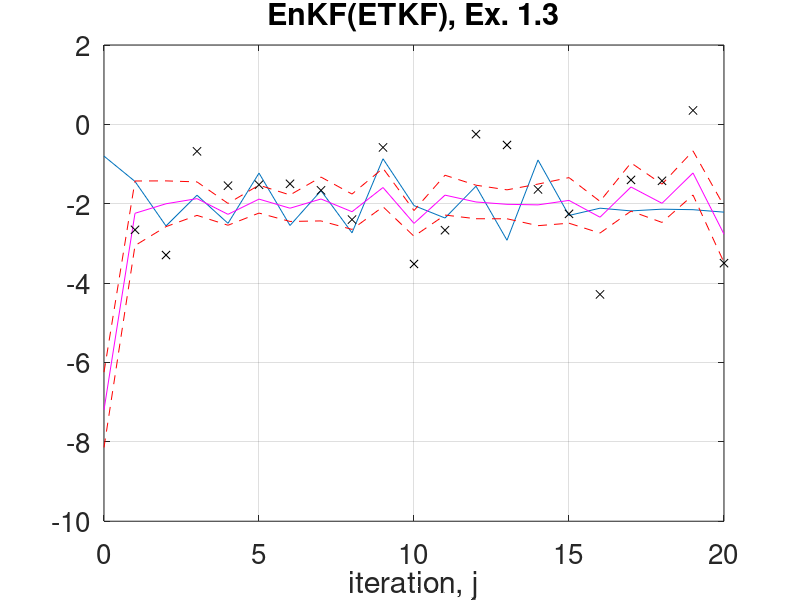
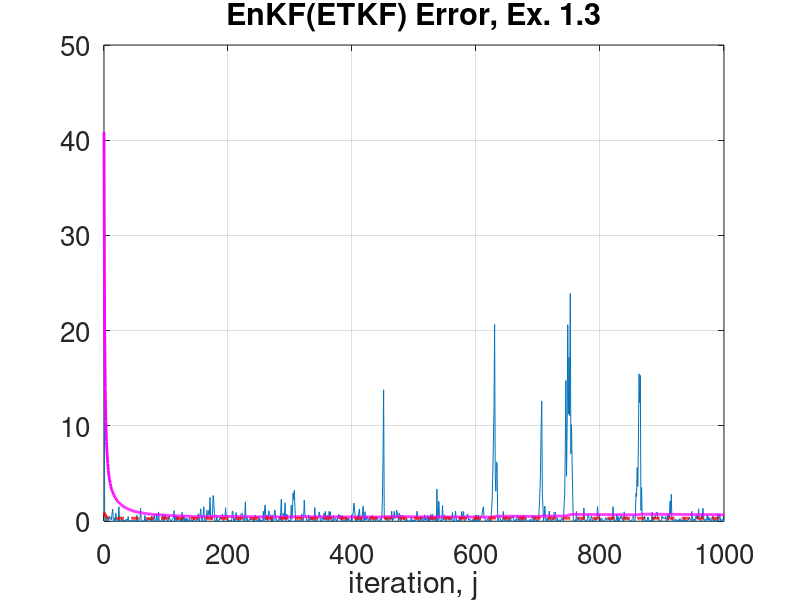

Reproduce these figures in MATLAB, in order.
clear;set(0,'defaultaxesfontsize',20);format long
%%% p13.m Ensemble Kalman Filter (ETKF), sin map (Ex. 1.3)
%% setup

J=1e3;% number of steps
alpha=2.5;% dynamics determined by alpha
gamma=1;% observational noise variance is gamma^2
sigma=3e-1;% dynamics noise variance is sigma^2
C0=9e-2;% prior initial condition variance
m0=0;% prior initial condition mean
sd=1;rng(sd);% choose random number seed
N=10;% number of ensemble members

m=zeros(J,1);v=m;y=m;c=m;U=zeros(J,N);% pre-allocate
v(1)=m0+sqrt(C0)*randn;% initial truth
m(1)=10*randn;% initial mean/estimate
c(1)=10*C0;H=1;% initial covariance and observation operator
U(1,:)=m(1)+sqrt(c(1))*randn(1,N);m(1)=sum(U(1,:))/N;% initial ensemble

%% solution % assimilate!

for j=1:J    
    
    v(j+1)=alpha*sin(v(j)) + sigma*randn;% truth
    y(j)=H*v(j+1)+gamma*randn;% observation
    
    Uhat=alpha*sin(U(j,:))+sigma*randn(1,N);% ensemble predict
    mhat=sum(Uhat)/N;% estimator predict
    Xhat=(Uhat-mhat)/sqrt(N-1);% centered ensemble
    chat=Xhat*Xhat';% covariance predict
    T=sqrtm(inv(eye(N)+Xhat'*H'*H*Xhat/gamma^2));% right-hand sqrt transform
    X=Xhat*T;% transformed centered ensemble
    
    d=y(j)-H*mhat;randn(1,N);% innovation
    K=(chat*H')/(H*chat*H'+gamma^2);% Kalman gain
    m(j+1)=mhat+K*d;% estimator update
    U(j+1,:)=m(j+1)+X*sqrt(N-1);% ensemble update
    c(j+1)=X*X';% covariance update
    
end

js=21;% plot truth, mean, standard deviation, observations
figure;plot([0:js-1],v(1:js));hold;plot([0:js-1],m(1:js),'m');
plot([0:js-1],m(1:js)+sqrt(c(1:js)),'r--');plot([1:js-1],y(1:js-1),'kx');
plot([0:js-1],m(1:js)-sqrt(c(1:js)),'r--');hold;grid;xlabel('iteration, j');
title('EnKF(ETKF), Ex. 1.3');

figure;plot([0:J],(v-m).^2);hold;
plot([0:J],cumsum((v-m).^2)./[1:J+1]','m','Linewidth',2);grid
plot([0:J],cumsum(c)./[1:J+1]','r--','Linewidth',2);
hold;xlabel('iteration, j');
title('EnKF(ETKF) Error, Ex. 1.3')





